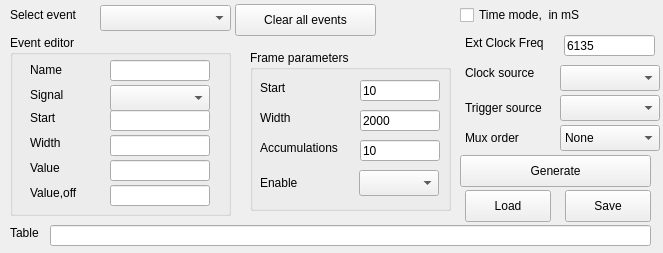
<?xml version="1.0" encoding="UTF-8"?>
<ui version="4.0">
 <class>TimingGenerator</class>
 <widget class="QDialog" name="TimingGenerator">
  <property name="geometry">
   <rect>
    <x>0</x>
    <y>0</y>
    <width>663</width>
    <height>253</height>
   </rect>
  </property>
  <property name="windowTitle">
   <string>Dialog</string>
  </property>
  <widget class="QLabel" name="label_11">
   <property name="geometry">
    <rect>
     <x>10</x>
     <y>225</y>
     <width>59</width>
     <height>16</height>
    </rect>
   </property>
   <property name="text">
    <string>Table</string>
   </property>
  </widget>
  <widget class="QGroupBox" name="grpEventEditor">
   <property name="geometry">
    <rect>
     <x>10</x>
     <y>35</y>
     <width>221</width>
     <height>181</height>
    </rect>
   </property>
   <property name="title">
    <string>Event editor</string>
   </property>
   <widget class="QLineEdit" name="leEventStart">
    <property name="geometry">
     <rect>
      <x>100</x>
      <y>75</y>
      <width>100</width>
      <height>21</height>
     </rect>
    </property>
    <property name="toolTip">
     <string>Event start point in clock cycles</string>
    </property>
   </widget>
   <widget class="QComboBox" name="comboEventSignal">
    <property name="geometry">
     <rect>
      <x>100</x>
      <y>50</y>
      <width>100</width>
      <height>26</height>
     </rect>
    </property>
    <property name="toolTip">
     <string>Select event signal you wish to control</string>
    </property>
    <property name="editable">
     <bool>false</bool>
    </property>
    <property name="insertPolicy">
     <enum>QComboBox::InsertAtBottom</enum>
    </property>
   </widget>
   <widget class="QLabel" name="label">
    <property name="geometry">
     <rect>
      <x>20</x>
      <y>50</y>
      <width>59</width>
      <height>20</height>
     </rect>
    </property>
    <property name="text">
     <string>Signal</string>
    </property>
   </widget>
   <widget class="QLabel" name="label_2">
    <property name="geometry">
     <rect>
      <x>20</x>
      <y>75</y>
      <width>59</width>
      <height>16</height>
     </rect>
    </property>
    <property name="text">
     <string>Start</string>
    </property>
   </widget>
   <widget class="QLabel" name="label_3">
    <property name="geometry">
     <rect>
      <x>20</x>
      <y>100</y>
      <width>59</width>
      <height>16</height>
     </rect>
    </property>
    <property name="text">
     <string>Width</string>
    </property>
   </widget>
   <widget class="QLineEdit" name="leEventWidth">
    <property name="geometry">
     <rect>
      <x>100</x>
      <y>100</y>
      <width>100</width>
      <height>21</height>
     </rect>
    </property>
    <property name="toolTip">
     <string>Event pulse width in clock cycles</string>
    </property>
   </widget>
   <widget class="QLabel" name="label_4">
    <property name="geometry">
     <rect>
      <x>20</x>
      <y>125</y>
      <width>59</width>
      <height>16</height>
     </rect>
    </property>
    <property name="text">
     <string>Value</string>
    </property>
   </widget>
   <widget class="QLineEdit" name="leEventValue">
    <property name="geometry">
     <rect>
      <x>100</x>
      <y>125</y>
      <width>100</width>
      <height>21</height>
     </rect>
    </property>
    <property name="toolTip">
     <string>Event active value</string>
    </property>
   </widget>
   <widget class="QLineEdit" name="leEventName">
    <property name="geometry">
     <rect>
      <x>100</x>
      <y>25</y>
      <width>100</width>
      <height>21</height>
     </rect>
    </property>
    <property name="toolTip">
     <string>Event name, must be unique</string>
    </property>
    <property name="readOnly">
     <bool>true</bool>
    </property>
   </widget>
   <widget class="QLabel" name="label_12">
    <property name="geometry">
     <rect>
      <x>20</x>
      <y>25</y>
      <width>59</width>
      <height>20</height>
     </rect>
    </property>
    <property name="text">
     <string>Name</string>
    </property>
   </widget>
   <widget class="QLineEdit" name="leEventValueOff">
    <property name="geometry">
     <rect>
      <x>100</x>
      <y>150</y>
      <width>100</width>
      <height>21</height>
     </rect>
    </property>
    <property name="toolTip">
     <string>Event inactive value</string>
    </property>
   </widget>
   <widget class="QLabel" name="label_14">
    <property name="geometry">
     <rect>
      <x>20</x>
      <y>150</y>
      <width>59</width>
      <height>16</height>
     </rect>
    </property>
    <property name="text">
     <string>Value,off</string>
    </property>
   </widget>
  </widget>
  <widget class="QLabel" name="label_9">
   <property name="geometry">
    <rect>
     <x>465</x>
     <y>100</y>
     <width>101</width>
     <height>16</height>
    </rect>
   </property>
   <property name="text">
    <string>Trigger source</string>
   </property>
  </widget>
  <widget class="QComboBox" name="comboClockSource">
   <property name="geometry">
    <rect>
     <x>560</x>
     <y>65</y>
     <width>100</width>
     <height>26</height>
    </rect>
   </property>
  </widget>
  <widget class="QGroupBox" name="grpFrameParameters">
   <property name="geometry">
    <rect>
     <x>250</x>
     <y>50</y>
     <width>201</width>
     <height>161</height>
    </rect>
   </property>
   <property name="title">
    <string>Frame parameters</string>
   </property>
   <widget class="QLabel" name="label_6">
    <property name="geometry">
     <rect>
      <x>10</x>
      <y>30</y>
      <width>59</width>
      <height>16</height>
     </rect>
    </property>
    <property name="text">
     <string>Start</string>
    </property>
   </widget>
   <widget class="QLineEdit" name="leFrameStart">
    <property name="geometry">
     <rect>
      <x>110</x>
      <y>30</y>
      <width>80</width>
      <height>21</height>
     </rect>
    </property>
    <property name="text">
     <string>10</string>
    </property>
   </widget>
   <widget class="QLineEdit" name="leFrameWidth">
    <property name="geometry">
     <rect>
      <x>110</x>
      <y>60</y>
      <width>80</width>
      <height>21</height>
     </rect>
    </property>
    <property name="text">
     <string>2000</string>
    </property>
   </widget>
   <widget class="QLabel" name="label_7">
    <property name="geometry">
     <rect>
      <x>10</x>
      <y>60</y>
      <width>59</width>
      <height>16</height>
     </rect>
    </property>
    <property name="text">
     <string>Width</string>
    </property>
   </widget>
   <widget class="QLabel" name="label_8">
    <property name="geometry">
     <rect>
      <x>10</x>
      <y>90</y>
      <width>91</width>
      <height>16</height>
     </rect>
    </property>
    <property name="text">
     <string>Accumulations</string>
    </property>
   </widget>
   <widget class="QLineEdit" name="leAccumulations">
    <property name="geometry">
     <rect>
      <x>110</x>
      <y>90</y>
      <width>80</width>
      <height>21</height>
     </rect>
    </property>
    <property name="text">
     <string>10</string>
    </property>
   </widget>
   <widget class="QLabel" name="label_13">
    <property name="geometry">
     <rect>
      <x>10</x>
      <y>125</y>
      <width>91</width>
      <height>16</height>
     </rect>
    </property>
    <property name="text">
     <string>Enable</string>
    </property>
   </widget>
   <widget class="QComboBox" name="comboEnable">
    <property name="geometry">
     <rect>
      <x>109</x>
      <y>120</y>
      <width>80</width>
      <height>26</height>
     </rect>
    </property>
   </widget>
  </widget>
  <widget class="QComboBox" name="comboTriggerSource">
   <property name="geometry">
    <rect>
     <x>560</x>
     <y>95</y>
     <width>100</width>
     <height>26</height>
    </rect>
   </property>
  </widget>
  <widget class="QLabel" name="label_10">
   <property name="geometry">
    <rect>
     <x>465</x>
     <y>65</y>
     <width>91</width>
     <height>16</height>
    </rect>
   </property>
   <property name="text">
    <string>Clock source</string>
   </property>
  </widget>
  <widget class="QLineEdit" name="leTable">
   <property name="geometry">
    <rect>
     <x>50</x>
     <y>225</y>
     <width>601</width>
     <height>21</height>
    </rect>
   </property>
  </widget>
  <widget class="QComboBox" name="comboSelectEvent">
   <property name="geometry">
    <rect>
     <x>100</x>
     <y>5</y>
     <width>131</width>
     <height>26</height>
    </rect>
   </property>
  </widget>
  <widget class="QPushButton" name="pbGenerate">
   <property name="geometry">
    <rect>
     <x>460</x>
     <y>155</y>
     <width>191</width>
     <height>32</height>
    </rect>
   </property>
   <property name="text">
    <string>Generate</string>
   </property>
   <property name="autoDefault">
    <bool>false</bool>
   </property>
  </widget>
  <widget class="QLabel" name="label_5">
   <property name="geometry">
    <rect>
     <x>10</x>
     <y>5</y>
     <width>81</width>
     <height>20</height>
    </rect>
   </property>
   <property name="text">
    <string>Select event</string>
   </property>
  </widget>
  <widget class="QPushButton" name="pbClearEvents">
   <property name="geometry">
    <rect>
     <x>235</x>
     <y>4</y>
     <width>141</width>
     <height>32</height>
    </rect>
   </property>
   <property name="text">
    <string>Clear all events</string>
   </property>
   <property name="autoDefault">
    <bool>false</bool>
   </property>
  </widget>
  <widget class="QPushButton" name="pbSave">
   <property name="geometry">
    <rect>
     <x>565</x>
     <y>190</y>
     <width>86</width>
     <height>32</height>
    </rect>
   </property>
   <property name="text">
    <string>Save</string>
   </property>
   <property name="autoDefault">
    <bool>false</bool>
   </property>
  </widget>
  <widget class="QPushButton" name="pbLoad">
   <property name="geometry">
    <rect>
     <x>465</x>
     <y>190</y>
     <width>86</width>
     <height>32</height>
    </rect>
   </property>
   <property name="text">
    <string>Load</string>
   </property>
   <property name="autoDefault">
    <bool>false</bool>
   </property>
  </widget>
  <widget class="QComboBox" name="comboMuxOrder">
   <property name="geometry">
    <rect>
     <x>560</x>
     <y>125</y>
     <width>100</width>
     <height>26</height>
    </rect>
   </property>
   <item>
    <property name="text">
     <string>None</string>
    </property>
   </item>
   <item>
    <property name="text">
     <string extracomment="001000110101111">4 Bit</string>
    </property>
   </item>
   <item>
    <property name="text">
     <string extracomment="0000100101100111110001101110101">5 Bit</string>
    </property>
   </item>
   <item>
    <property name="text">
     <string extracomment="00001000011000101001111010001110010010110111011001101010111111">6 Bit</string>
    </property>
   </item>
   <item>
    <property name="text">
     <string extracomment="0000001000001100001010001111001000101100111010100111110100001110001001001101101011011110110001101001011101110011001010101111111">7 Bit</string>
    </property>
   </item>
   <item>
    <property name="text">
     <string extracomment="000000010111000111011110001011001101100001111001110000101011111111001011110100101000011011101101111101011101000001100101010100011010110001100000100101101101010011010011111101110011001111011001000010000001110010010011000100111010101101000100010100100011111">8 Bit</string>
    </property>
   </item>
   <item>
    <property name="text">
     <string extracomment="0000000010000100011000010011100101010110000110111101001101110010001010000101011010011111101100100100101101111110010011010100110011000000011000110010100011010010111111101000101100011101011001011001111000111110111010000011010110110111011000001011010111110101010100000010100101011110010111011100000011100111010010011110101110101000100100001100111000010111101101100110100001110111100001111111110000011110111110001011100110010000010010100111011010001111001111100110110001010100100011100011011010101110001001100010001">9 Bit</string>
    </property>
   </item>
  </widget>
  <widget class="QLabel" name="label_15">
   <property name="geometry">
    <rect>
     <x>465</x>
     <y>130</y>
     <width>101</width>
     <height>16</height>
    </rect>
   </property>
   <property name="text">
    <string>Mux order</string>
   </property>
  </widget>
  <widget class="QCheckBox" name="chkTimeMode">
   <property name="geometry">
    <rect>
     <x>460</x>
     <y>5</y>
     <width>161</width>
     <height>20</height>
    </rect>
   </property>
   <property name="text">
    <string>Time mode,  in mS</string>
   </property>
  </widget>
  <widget class="QLabel" name="label_16">
   <property name="geometry">
    <rect>
     <x>465</x>
     <y>35</y>
     <width>91</width>
     <height>16</height>
    </rect>
   </property>
   <property name="text">
    <string>Ext Clock Freq</string>
   </property>
  </widget>
  <widget class="QLineEdit" name="leExtClkFreq">
   <property name="geometry">
    <rect>
     <x>564</x>
     <y>35</y>
     <width>91</width>
     <height>21</height>
    </rect>
   </property>
   <property name="toolTip">
    <string>Event name, must be unique</string>
   </property>
   <property name="text">
    <string>6135</string>
   </property>
   <property name="readOnly">
    <bool>true</bool>
   </property>
  </widget>
 </widget>
 <resources/>
 <connections/>
</ui>
